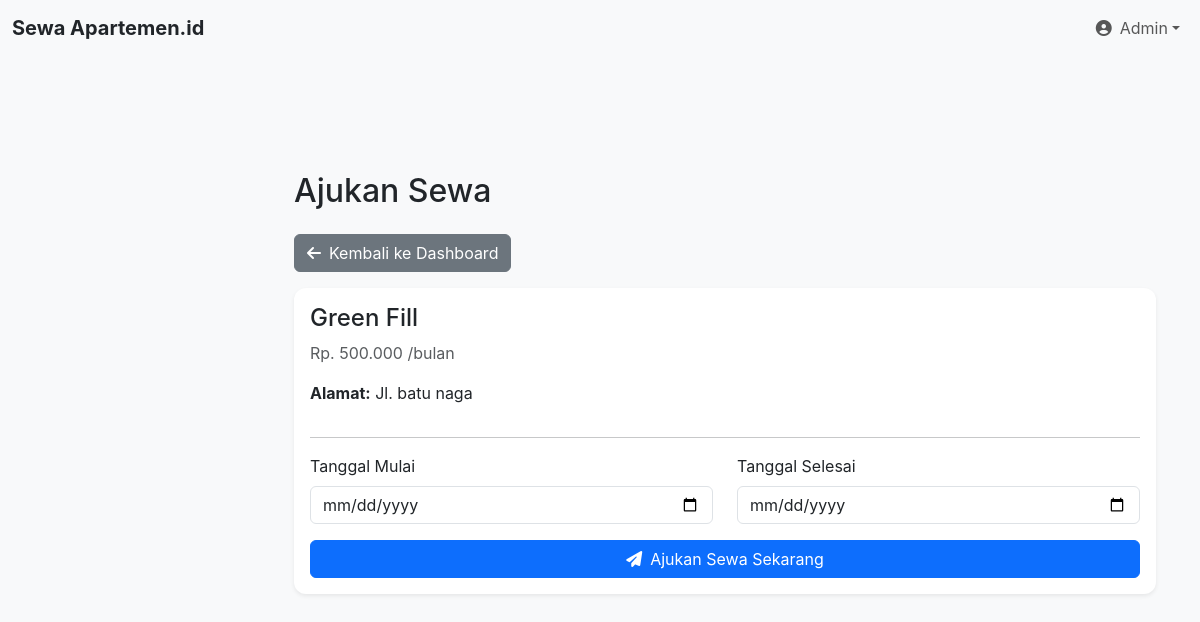
The page /rent-apartment.php?id=2 (signed in) on the database its author committed.
### tables this page shows
CREATE TABLE `apartments` (
  `id` int(11) NOT NULL,
  `name` varchar(100) NOT NULL,
  `description` text DEFAULT NULL,
  `image` varchar(255) DEFAULT NULL,
  `address` varchar(255) NOT NULL,
  `price_per_month` decimal(10,2) NOT NULL,
  `image_url` varchar(255) DEFAULT NULL,
  `status` enum('available','rented') NOT NULL DEFAULT 'available'
);

### app/database.php (called while the page is built, shortened)
<?php
    class Database{
        private static $instance = null;
        private $connection;
        private $host = 'localhost';
        private $user = 'root';
        private $password = '';
        private $database = 'rent_apartment';
        private function __construct(){
            $this->connection = mysqli_connect($this->host, $this->user, $this->password, $this->database);
        }
        public static function getInstance(){
            if (self::$instance == null){
                self::$instance = new Database();
            }
            return self::$instance;
        }
        public function getConnection(){
            return $this->connection;
        }
    }
?>

### app/rentController.php (called while the page is built, shortened)
<?php
require_once 'database.php';
class rentController {
    private $connection;
    public function __construct() {
        $db = Database::getInstance();
        $this->connection = $db->getConnection();
    }
    public function getApartmentDetails($id) {
        $query = "SELECT * FROM apartments WHERE id = ?";
        $stmt = $this->connection->prepare($query);
        $stmt->bind_param("i", $id);
        $stmt->execute();
        return $stmt->get_result()->fetch_assoc();
    }
}

### rent-apartment.php (the view, shortened to what this page needs)
<?php
require_once 'app/rentController.php';
 $rentController = new rentController();
 $apartment = null;
if (isset($_GET['id'])) {
    $apartmentId = $_GET['id'];
    $apartment = $rentController->getApartmentDetails($apartmentId);
} else {
    header("location: " . BASE_URL . "dashboard.php");
    exit();
}
?>
<!DOCTYPE html>
<html lang="id">
<head>
    <link href="https://cdn.jsdelivr.net/npm/bootstrap@5.3.2/dist/css/bootstrap.min.css" rel="stylesheet">
    <link rel="stylesheet" href="https://cdnjs.cloudflare.com/ajax/libs/font-awesome/6.4.0/css/all.min.css">
    <link rel="stylesheet" href="<?php echo BASE_URL; ?>assets/css/dashboard.css">
</head>
<body>
    <nav class="navbar navbar-expand-lg navbar-light bg-light fixed-top">
        <div class="container-fluid">
            <a class="navbar-brand fw-bold text-dark" href="<?php echo BASE_URL; ?>dashboard.php">Sewa Apartemen.id</a>
            <div class="collapse navbar-collapse">
                <ul class="navbar-nav ms-auto">
                    <li class="nav-item dropdown">
                        <a class="nav-link dropdown-toggle d-flex align-items-center" href="#" role="button" data-bs-toggle="dropdown">
                            <i class="fas fa-user-circle me-2"></i>
                            <span><?php echo htmlspecialchars($_SESSION['full_name']); ?></span>
                        </a>
                    </li>
                </ul>
            </div>
        </div>
    </nav>
    <main class="main-content" style="margin-top: 80px;">
        <div class="container">
            <h2 class="mb-4">Ajukan Sewa</h2>
            <a href="<?php echo BASE_URL; ?>dashboard.php" class="btn btn-secondary mb-3"><i class="fas fa-arrow-left me-2"></i>Kembali ke Dashboard</a>
            <?php if ($apartment):  ?>
            <div class="card">
                <div class="card-body">
                    <form action="rent-apartment.php?id=<?php echo $apartmentId; ?>" method="POST">
                        <div class="row">
                            <div class="col-md-6">
                                <h4><?php echo htmlspecialchars($apartment['name']); ?></h4>
                                <p class="text-muted">Rp. <?php echo number_format($apartment['price_per_month'], 0, ',', '.'); ?> /bulan</p>
                                <p><strong>Alamat:</strong> <?php echo htmlspecialchars($apartment['address']); ?></p>
                            </div>
                        </div>
                        <hr>
                        <div class="row">
                            <div class="col-md-6">
                                <div class="mb-3">
                                    <label for="start_date" class="form-label">Tanggal Mulai</label>
                                    <input type="date" class="form-control" id="start_date" name="start_date" required>
                                </div>
                            </div>
                            <div class="col-md-6">
                                <div class="mb-3">
                                    <label for="end_date" class="form-label">Tanggal Selesai</label>
                                    <input type="date" class="form-control" id="end_date" name="end_date" required>
                                </div>
                            </div>
                        </div>
                        <button type="submit" class="btn btn-primary w-100"><i class="fas fa-paper-plane me-2"></i>Ajukan Sewa Sekarang</button>
                    </form>
                </div>
            </div>
            <?php endif;  ?>
        </div>
    </main>
</body>
</html>

### assets/css/dashboard.css (style rules this page uses)
:root { --bs-primary: #4f46e5; --bs-secondary: #6c757d; --bs-success: #198754; --bs-info: #0dcaf0; --bs-warning: #ffc107; --bs-danger: #dc3545; --bs-light: #f8f9fa; --bs-dark: #212529; --sidebar-width: 250px; --top-navbar-height: 60px; }
body { font-family: 'Inter', sans-serif; background-color: var(--bs-light); padding-top: var(--top-navbar-height); }
.main-content { margin-left: var(--sidebar-width); padding-top: 2rem; padding-left: 2rem; padding-right: 2rem; min-height: calc(100vh - var(--top-navbar-height)); transition: margin-left 0.3s ease-in-out; }
.card { border: none; border-radius: 0.75rem; box-shadow: 0 0.125rem 0.25rem rgba(0, 0, 0, .075); }

### rows shown on the page
apartments: name "Green Fill", price_per_month "500.000", address "Jl. batu naga"

### other values the page prints
$_SESSION['full_name'] "Admin"
